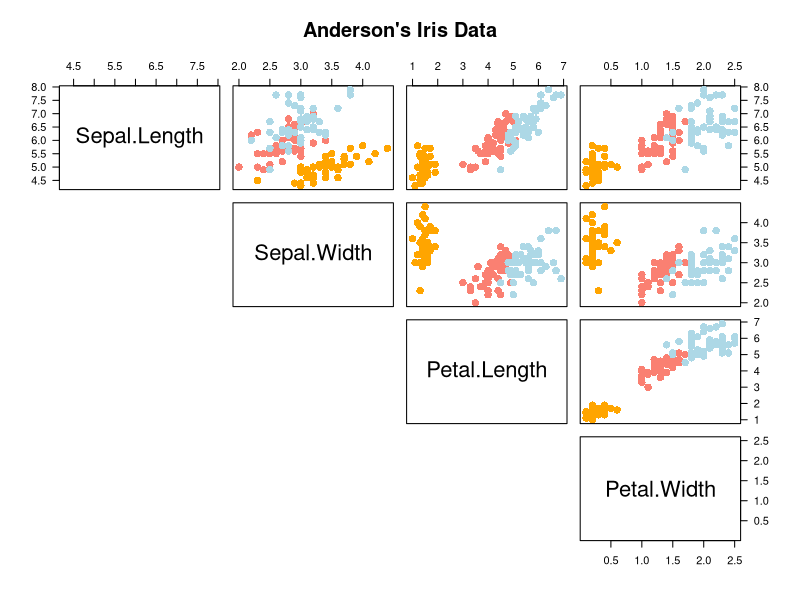

Source code (R):
## ---- chunk 1
pairs(iris[, 1:4], main="Anderson's Iris Data",
      col=c("orange", "salmon", "lightblue")[unclass(iris$Species)], 
	  pch=16, cex=1.5, lower.panel=NULL, las=1)

